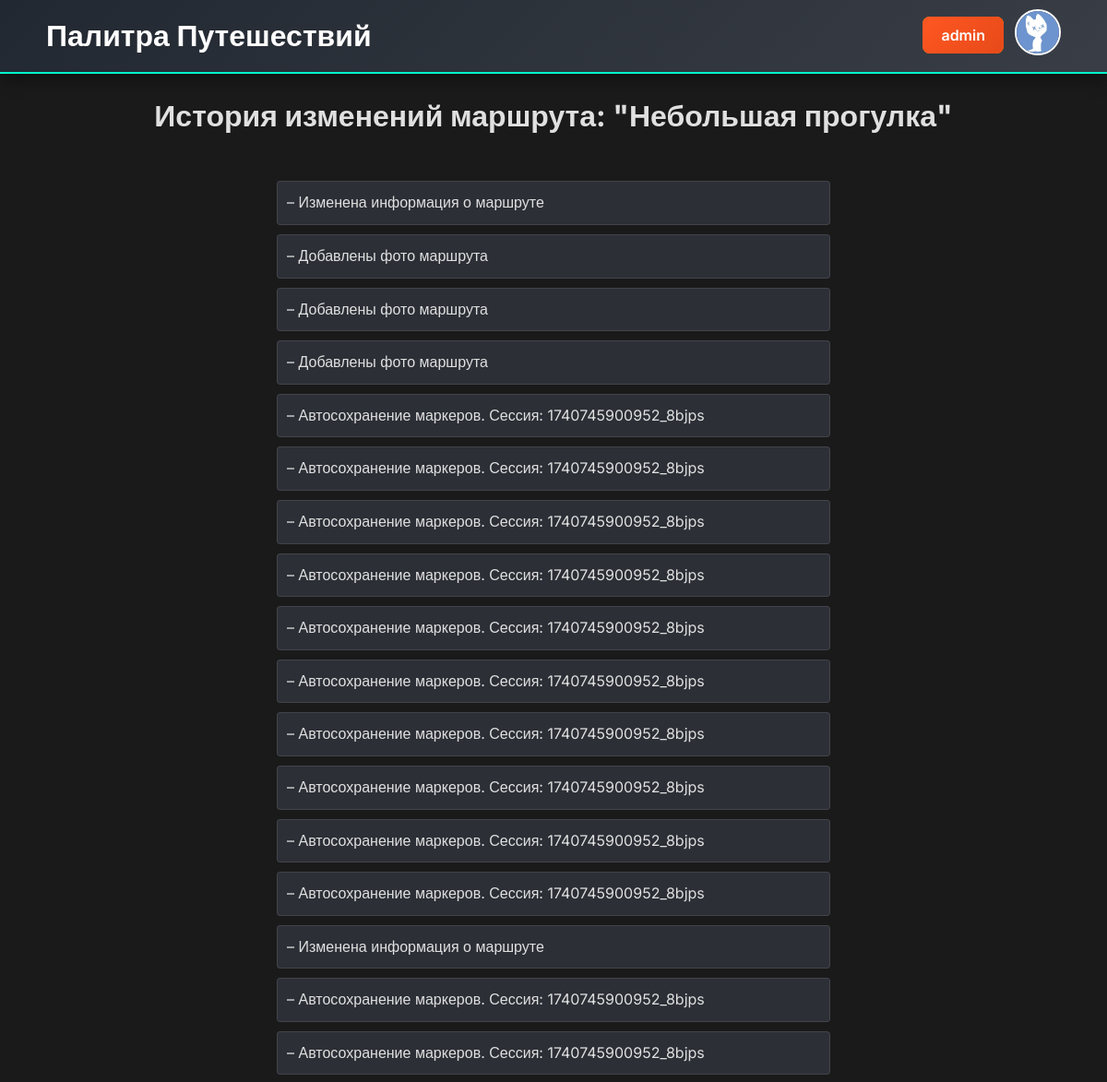
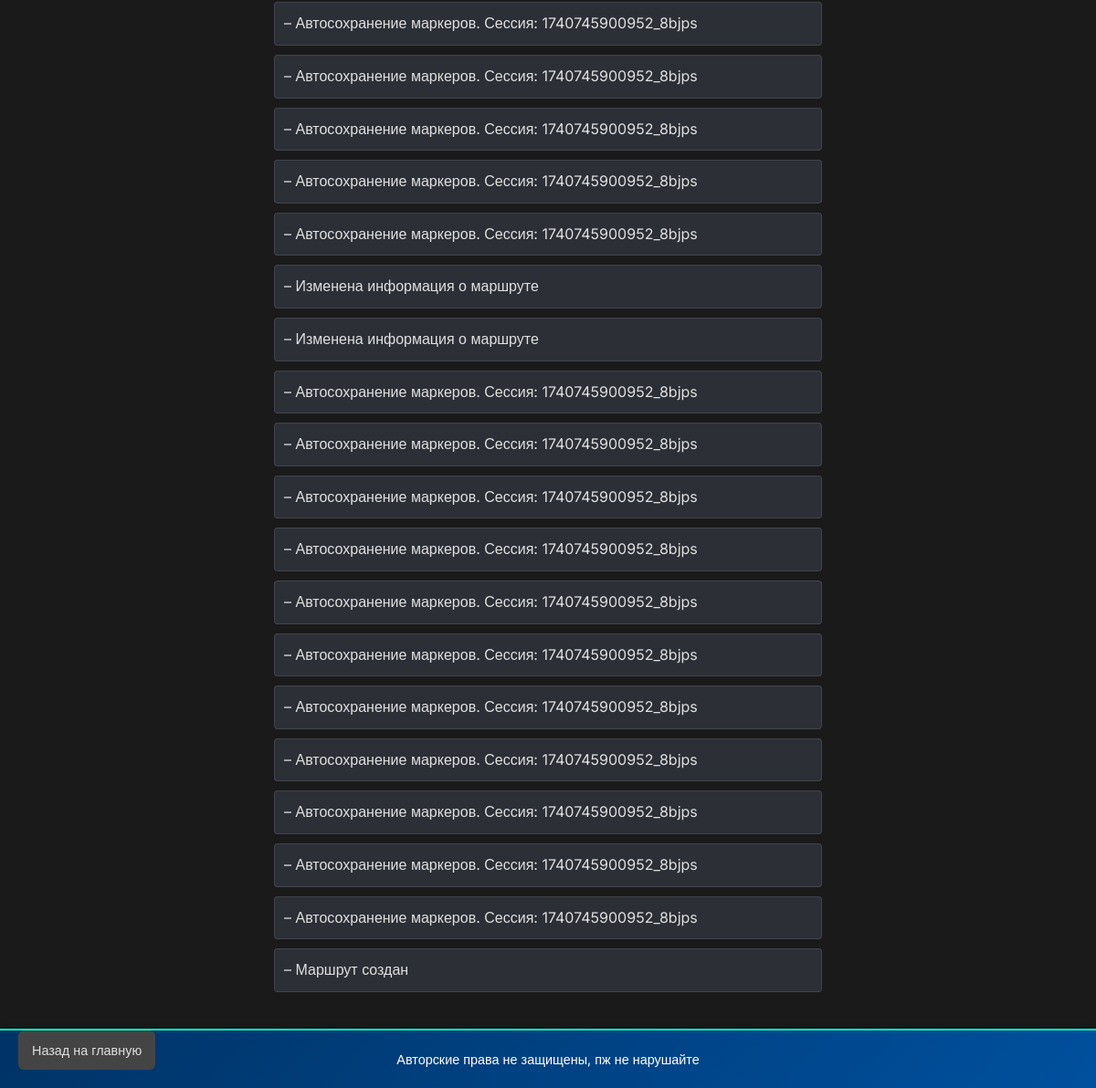
Page /route/1/history (signed in) on the committed database (2 pictures, top to bottom).
### app.py (models this page shows, shortened)
class User(db.Model, UserMixin):
    id = db.Column(db.Integer, primary_key=True)
    username = db.Column(db.String(50), unique=True, nullable=False)
    password = db.Column(db.String(200), nullable=False)
    avatar_url = db.Column(db.String(300))
    is_moderator = db.Column(db.Boolean, default=False)
    is_admin = db.Column(db.Boolean, default=False)

class Route(db.Model):
    __tablename__ = 'route'
    id = db.Column(db.Integer, primary_key=True)
    title = db.Column(db.String(100), nullable=False)
    description = db.Column(db.Text)
    is_private = db.Column(db.Boolean, default=False)
    moderated = db.Column(db.Boolean, default=False)
    user_id = db.Column(db.Integer, db.ForeignKey('user.id'))
    photos = db.relationship('Photo', backref='route', lazy=True)
    comments = db.relationship('Comment', backref='route', lazy=True)
    changes = db.relationship('ChangeHistory', backref='route', lazy=True)
    landmarks = db.relationship('Landmark', backref='route', lazy=True)
    points = db.Column(db.Text, nullable=True)
    allMarkers = db.Column(db.Text, nullable=True)
    ratings = db.relationship('Rating', backref='route', lazy='dynamic')

class ChangeHistory(db.Model):
    id = db.Column(db.Integer, primary_key=True)
    change_desc = db.Column(db.Text)
    route_id = db.Column(db.Integer, db.ForeignKey('route.id'))
    session = db.Column(db.String(100), nullable=True)

### app.py (the view)
@app.route('/route/<int:route_id>/history')
@login_required
def route_history(route_id):
    route = Route.query.get_or_404(route_id)
    if route.user_id != current_user.id and not current_user.is_admin:
        flash("У вас нет доступа к просмотру истории этого маршрута")
        return redirect(url_for('index'))
    histories = sorted(route.changes, key=lambda h: h.id, reverse=True)
    return render_template('history.html', route=route, histories=histories)

### app.py (called while the page is built)
@login_manager.user_loader
def load_user(user_id):
    return User.query.get(int(user_id))

### templates/history.html (shortened to what this page needs)
<!DOCTYPE html>
<html lang="ru">
<head>
  <link rel="stylesheet" href="{{ url_for('static', filename='css/styles.css') }}">
</head>
<body>
  <header>
    <div class="header-container">
      <div class="site-title">
        <h1>Палитра Путешествий</h1>
      </div>
      <div class="user-actions">
        {% if current_user.is_authenticated %}
          <div class="user-info">
            <div class="user-details">
              <a class="profile-link" href="{{ url_for('user_profile', user_id=current_user.id) }}">
                {{ current_user.username }}
              </a>
            </div>
            <div class="avatar">
              {% if current_user.avatar_url %}
                <img src="{{ current_user.avatar_url }}" alt="Аватар">
              {% else %}
                <img src="{{ url_for('static', filename='images/default-avatar.png') }}" alt="Аватар">
              {% endif %}
            </div>
          </div>
        {% else %}
          <a class="login-btn" href="{{ url_for('login') }}">Войти</a>
        {% endif %}
      </div>
    </div>
  </header>
  <main>
    {% if histories %}
      <h1>История изменений маршрута: "{{ route.title }}"</h1>
      <br>
      <ul class="history-list">
        {% for history in histories %}
          <li>– {{ history.change_desc }}</li>
        {% endfor %}
      </ul>
    {% else %}
      <p>История изменений отсутствует.</p>
    {% endif %}
    <a class="back btn" href="{{ url_for('index') }}">Назад на главную</a>
  </main>
  <footer>
    <p>Авторские права не защищены, пж не нарушайте</p>
  </footer>
</body>
</html>

### static/css/styles.css (style rules this page uses)
* { margin: 0; padding: 0; box-sizing: border-box; }
html { height: 100%; }
body { height: 100%; display: flex; flex-direction: column; font-family: 'Inter', sans-serif; background: #1a1a1a; color: #e0e0e0; line-height: 1.6; }
header { background: linear-gradient(135deg, #222831, #393e46); color: #fff; padding: 10px 0; box-shadow: 0 8px 16px rgba(0, 0, 0, 0.3); border-bottom: 2px solid #00ffcc; }
.user-info { display: flex; justify-content: flex-start; align-items: center; gap: 12px; }
.header-container { display: flex; justify-content: space-between; align-items: center; max-width: 1100px; margin: 0 auto; }
.site-title { display: flex; justify-content: flex-start; align-items: center; gap: 12px; }
.create-route-btn, .profile-link, .login-btn, .admin-btn { background: linear-gradient(135deg, #ff5722, #e64a19); color: #fff; padding: 10px 20px; border-radius: 8px; text-decoration: none; font-weight: 600; transition: background 0.3s, transform 0.3s, box-shadow 0.3s; }
footer p { color: #ffffff; font-size: 0.9em; }
.profile-link, .login-btn { background-color: #ff8c00; color: #fff; padding: 10px 20px; border-radius: 8px; text-decoration: none; font-weight: 600; transition: background-color 0.2s, transform 0.2s, box-shadow 0.2s; }
.avatar img { width: 50px; height: 50px; border-radius: 50%; object-fit: cover; border: 2px solid #fff; transition: transform 0.2s; }
main { max-width: 1200px; margin: 20px auto; padding: 0 15px; flex: 1; }
.btn { display: inline-block; background-color: #228b22; color: #fff; border: none; padding: 8px 12px; border-radius: 8px; margin: 5px; cursor: pointer; font-size: 0.9em; transition: background-color 0.2s, transform 0.2s, box-shadow 0.2s; }
footer { background: linear-gradient(135deg, #003366, #00509e); color: #fff; text-align: center; padding: 20px; margin-top: auto; box-shadow: 0 -4px 6px rgba(0, 0, 0, 0.1); border-top: 2px solid #00ffcc; }
.back.btn { position: fixed; bottom: 15px; left: 15px; background: #444; color: #e0e0e0; padding: 10px 15px; border-radius: 6px; font-size: 0.9em; text-decoration: none; z-index: 1000; transition: background 0.2s, transform 0.2s; }
.history-list { margin: 20px auto; max-width: 600px; padding: 0; list-style: none; }
.history-list li { background: #2c2f36; padding: 10px; margin-bottom: 10px; border-radius: 4px; border: 1px solid rgba(255, 255, 255, 0.1); color: #e0e0e0; }
a { text-decoration: none; color: inherit; }

### rows in the picture
User: username "admin"
Route: title "Небольшая прогулка"
ChangeHistory: change_desc "Изменена информация о маршруте"
ChangeHistory: change_desc "Добавлены фото маршрута"
ChangeHistory: change_desc "Добавлены фото маршрута"
ChangeHistory: change_desc "Добавлены фото маршрута"
ChangeHistory: change_desc "Автосохранение маркеров. Сессия: 1740745900952_8bjps"
ChangeHistory: change_desc "Автосохранение маркеров. Сессия: 1740745900952_8bjps"
ChangeHistory: change_desc "Автосохранение маркеров. Сессия: 1740745900952_8bjps"
ChangeHistory: change_desc "Автосохранение маркеров. Сессия: 1740745900952_8bjps"
ChangeHistory: change_desc "Автосохранение маркеров. Сессия: 1740745900952_8bjps"
ChangeHistory: change_desc "Автосохранение маркеров. Сессия: 1740745900952_8bjps"
ChangeHistory: change_desc "Автосохранение маркеров. Сессия: 1740745900952_8bjps"
ChangeHistory: change_desc "Автосохранение маркеров. Сессия: 1740745900952_8bjps"
ChangeHistory: change_desc "Автосохранение маркеров. Сессия: 1740745900952_8bjps"
ChangeHistory: change_desc "Автосохранение маркеров. Сессия: 1740745900952_8bjps"
ChangeHistory: change_desc "Изменена информация о маршруте"
ChangeHistory: change_desc "Автосохранение маркеров. Сессия: 1740745900952_8bjps"
ChangeHistory: change_desc "Автосохранение маркеров. Сессия: 1740745900952_8bjps"
ChangeHistory: change_desc "Автосохранение маркеров. Сессия: 1740745900952_8bjps"
ChangeHistory: change_desc "Автосохранение маркеров. Сессия: 1740745900952_8bjps"
ChangeHistory: change_desc "Автосохранение маркеров. Сессия: 1740745900952_8bjps"
ChangeHistory: change_desc "Автосохранение маркеров. Сессия: 1740745900952_8bjps"
ChangeHistory: change_desc "Автосохранение маркеров. Сессия: 1740745900952_8bjps"
ChangeHistory: change_desc "Изменена информация о маршруте"
ChangeHistory: change_desc "Изменена информация о маршруте"
ChangeHistory: change_desc "Автосохранение маркеров. Сессия: 1740745900952_8bjps"
ChangeHistory: change_desc "Автосохранение маркеров. Сессия: 1740745900952_8bjps"
ChangeHistory: change_desc "Автосохранение маркеров. Сессия: 1740745900952_8bjps"
ChangeHistory: change_desc "Автосохранение маркеров. Сессия: 1740745900952_8bjps"
ChangeHistory: change_desc "Автосохранение маркеров. Сессия: 1740745900952_8bjps"
ChangeHistory: change_desc "Автосохранение маркеров. Сессия: 1740745900952_8bjps"
ChangeHistory: change_desc "Автосохранение маркеров. Сессия: 1740745900952_8bjps"
ChangeHistory: change_desc "Автосохранение маркеров. Сессия: 1740745900952_8bjps"
ChangeHistory: change_desc "Автосохранение маркеров. Сессия: 1740745900952_8bjps"
ChangeHistory: change_desc "Автосохранение маркеров. Сессия: 1740745900952_8bjps"
ChangeHistory: change_desc "Автосохранение маркеров. Сессия: 1740745900952_8bjps"
ChangeHistory: change_desc "Маршрут создан"
